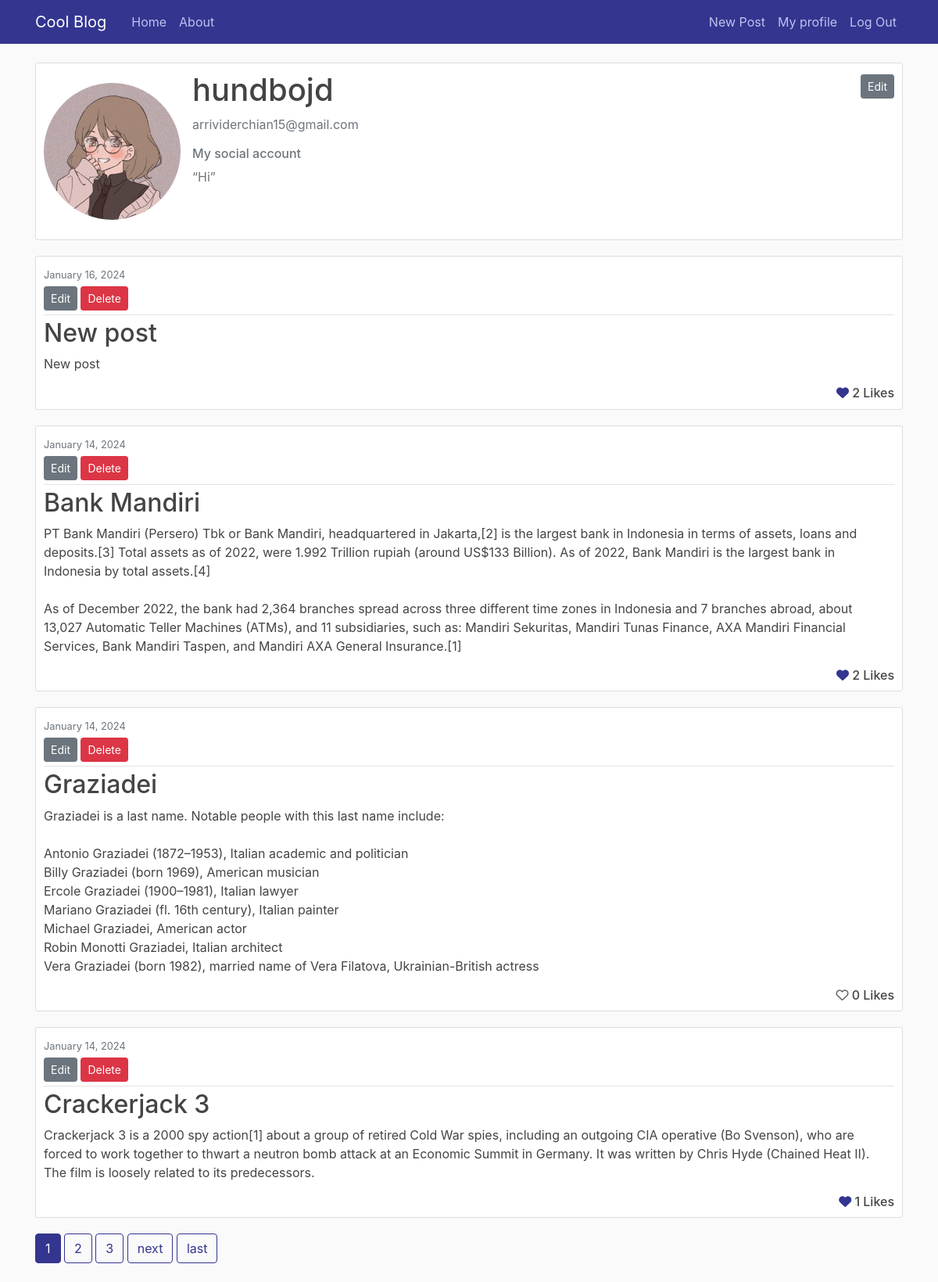
/profile/1/ (signed in), run on the app's committed database.
### users/models.py (models this page shows, shortened)
class Profile(models.Model):
    user = models.OneToOneField(User, on_delete=models.CASCADE)
    image = models.ImageField(default='default.jpg', upload_to='profile_pics')
    bio = models.CharField(null=True, blank=True, max_length=150)
    city = models.CharField(null=True, blank=True, max_length=20)
    social = models.CharField(null=True, blank=True, max_length=100)

### blog/models.py (models this page shows, shortened)
class Post(models.Model):
    title = models.CharField(max_length=100)
    content = models.TextField()
    date_posted = models.DateTimeField(default=timezone.now)
    author = models.ForeignKey(User, on_delete=models.CASCADE)
    likes = models.ManyToManyField(User, related_name='post_like', blank=True)
    def number_of_likes(self):
        return self.likes.count()

### users/views.py (the view)
# urls.py: path('profile/', include('users.urls')),
def profile(request, pk):
    if request.user.is_authenticated:
        profile = Profile.objects.get(user_id=pk)
        posts = Post.objects.filter(author_id=pk).order_by("-date_posted")
        p = Paginator(posts, 4)
        page_number = request.GET.get("page")
        page_obj = p.get_page(page_number)
        return render(request, 'users/profile.html', {'profile': profile, 'posts': posts, 'page_obj': page_obj})
    else:
        messages.success(request, 'You must sign in to view this page!')
        return redirect('login')

### users/templates/users/profile.html (shortened to what this page needs)
{% extends "blog/base.html" %}
{% load crispy_forms_tags %}
{% block content %}
  <div class="content-section">
    <div class="media">
      <img class="rounded-circle account-img" src="{{ profile.user.profile.image.url }}">
      <div class="media-body">
       <div class="col-md-12">
        <h2 class="account-heading">{{ profile.user.username }}</h2>
        <p class="text-secondary">{{ profile.user.email }}</p>
        {% if profile.user.profile.social %}
        <h6><a class="text-secondary" href=" {{profile.user.profile.social}} " target="_blank">My social account</a></h6>
        {% endif %}
        {% if profile.user.profile.bio %}
          <q class="text-secondary">{{ profile.user.profile.bio }}</q>
        {% endif %}
      </div>
    </div>
    {% if profile.user == user %}
      <div>
        <span style="float : right;"><a class="btn btn-secondary btn-sm mt-1 mb-1" href="{% url 'profile-edit' user.id %}">Edit</a></span>
      </div>
    {% endif %}
    </div>
  </div>
    {% if posts %}
      {% for post in page_obj %}
        <article class="media content-section">
          <div class="media-body">
            <div class="article-metadata">
              <small class="text-muted">{{ post.date_posted|date:"F d, Y" }}</small>
              {% if post.author == user %}
                  <div>
                    <a class="btn btn-secondary btn-sm mt-1 mb-1" href="{% url 'post-edit' post.id%}">Edit</a>
                    <a class="btn btn-danger btn-sm mt-1 mb-1" href="{% url 'post-delete' post.id %}">Delete</a>
                  </div>
              {% endif %}
            </div>
            <h2><a class="article-title" href="{% url 'post-detail' post.id %}">{{ post.title }}</a></h2>
            <p class="article-content">{{ post.content }}</p>
            {% if user in post.likes.all %}
                <h6 ><span style="float : right;"><a href="{% url 'post-likes' post.id %}"style=color:#33358f><i class="fa-solid fa-heart"></i></a> {{post.number_of_likes}} Likes</span> </h6>
            {% else %}
                <h6><span style="float : right;"><a href="{% url 'post-likes' post.id %}" style=color:#66666e><i class="fa fa-heart-o "></i></a> {{post.number_of_likes}} Likes</span> </h6>
            {% endif %}
          </div>
        </article>
      {% endfor %}
      <div class="pagination">
        <span class="step-links">
            {% for num in page_obj.paginator.page_range %}
                {% if page_obj.number == num %}
                    <a class='btn btn-info mb-4' href="?page={{num}}">{{ num }}</a>
                {% elif num > page_obj.number|add:'-3' and num < page_obj.number|add:'3'%}
                    <a class='btn btn-outline-info mb-4' href="?page={{num}}">{{ num }}</a>
                {% endif %}
            {% endfor %}
            {% if page_obj.has_next %}
                <a class='btn btn-outline-info mb-4' href="?page={{page_obj.next_page_number}}">next</a>
                <a class='btn btn-outline-info mb-4' href="?page={{page_obj.paginator.num_pages}}">last</a>
            {% endif %}
        </span>
      </div>
    {% endif %}
{% endblock content %}

### blog/static/blog/main.css (style rules this page uses)
body { background: #fafafa; color: #444444; margin-top: 5rem; }
h1, h2, h3, h4, h5, h6 { color: #444444; }
a { color: #494be3; }
a.btn.btn-info { background: #33358f; border-color: #33358f; }
a.btn.btn-outline-info { color: #33358f; border-color: #33358f; }
.content-section { background: #ffffff; padding: 10px 10px; border: 1px solid #dddddd; border-radius: 3px; margin-bottom: 20px; }
.article-title { color: #444444; }
.article-content { white-space: pre-line; }
.article-metadata { padding-bottom: 1px; margin-bottom: 4px; border-bottom: 1px solid #e3e3e3 }
.account-img { height: 175px; width: 175px; margin-top: 15px; margin-bottom: 15px; display: block; margin-left: auto; margin-right: auto; }
.account-heading { font-size: 2.5rem; }

### data on the page
Profile: user.profile.image (picture), user.username "hundbojd", user.email "arrividerchian15@gmail.com", user.profile.bio "Hi"
Post: date_posted "January 16, 2024", shows "Edit", title "New post", content "New post", number_of_likes "2"
Post: date_posted "January 14, 2024", shows "Edit", title "Bank Mandiri", content "PT Bank Mandiri (Persero) Tbk or Bank Mandiri, headquartered in Jakarta,[2] is the largest bank in Indonesia in terms of assets, loans and deposits.[3] Total assets as of 2022, were 1.992 Trillion rupiah (around US$133 Billion). As of 2022, Bank Mandiri is the largest bank in Indonesia by total assets.[4] As of December 2022, the bank had 2,364 branches spread across three different time zones in Indonesia and 7 branches abroad, about 13,027 Automatic Teller Machines (ATMs), and 11 subsidiaries, such as: Mandiri Sekuritas, Mandiri Tunas Finance, AXA Mandiri Financial Services, Bank Mandiri Taspen, and Mandiri AXA General Insurance.[1]", number_of_likes "2"
Post: date_posted "January 14, 2024", shows "Edit", title "Graziadei", content "Graziadei is a last name. Notable people with this last name include: Antonio Graziadei (1872–1953), Italian academic and politician Billy Graziadei (born 1969), American musician Ercole Graziadei (1900–1981), Italian lawyer Mariano Graziadei (fl. 16th century), Italian painter Michael Graziadei, American actor Robin Monotti Graziadei, Italian architect Vera Graziadei (born 1982), married name of Vera Filatova, Ukrainian-British actress", number_of_likes "0"
Post: date_posted "January 14, 2024", shows "Edit", title "Crackerjack 3", content "Crackerjack 3 is a 2000 spy action[1] about a group of retired Cold War spies, including an outgoing CIA operative (Bo Svenson), who are forced to work together to thwart a neutron bomb attack at an Economic Summit in Germany. It was written by Chris Hyde (Chained Heat II). The film is loosely related to its predecessors.", number_of_likes "1"

### other printed values
{{ num }} "1"
{{ num }} "2" "3"
